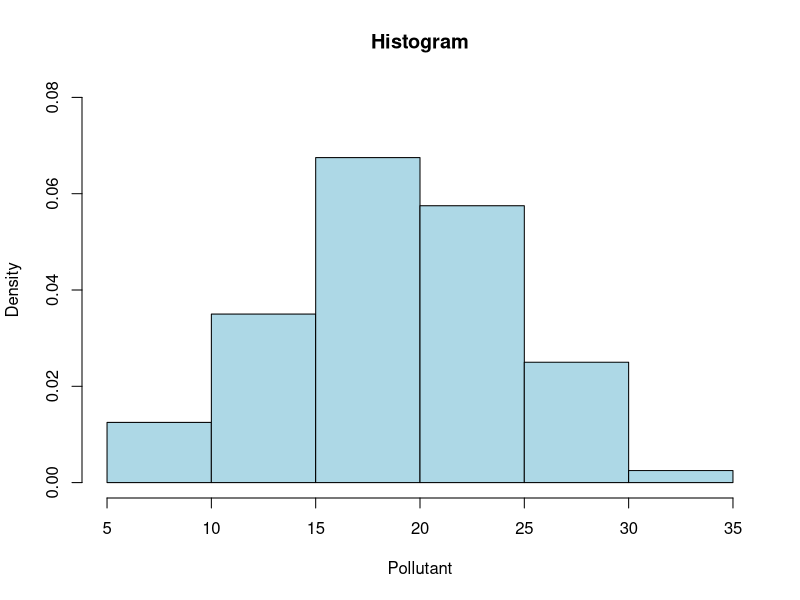

This chart was generated by the following R code: (Note: this script raises an error after producing the figure.)
#Method to calculate the mode of a series
getMode <- function(x) {
  uniques <- unique(x)
  uniques[which.max(tabulate(match(x, uniques)))]
}


data_set <- c(15.8,22.7,26.8,19.1,18.5,14.4,8.3,25.9,26.4,9.8,21.9,10.5,17.3,6.2,18.0,22.9,24.6,19.4,12.3,15.9,20.1,17.0,22.3,27.5,23.9,17.5,11.0,20.4,16.2,20.8,20.9,21.4,18.0,24.3,11.8,17.9,18.7,12.8,15.5,19.2,13.9,28.6,19.4,21.6,13.5,24.6,20.0,24.1,9.0,17.6,25.7,20.1,13.2,23.7,10.7,19.0,14.5,18.1,31.8,28.5,22.7,15.2,23.0,29.6,11.2,14.7,20.5,26.6,13.3,18.1,24.8,26.1,7.7,22.5,19.3,19.4,16.7,16.9,23.5,18.4)

# ===== Item n. 1 ===== #
m_data <- mean(data_set) # Mean of the data set
med_data <- median(data_set) # Median of the data set (also second quantile)
mod_data <- getMode(data_set) # Mode of the data set
var_data <- var(data_set) # Variance of the data set
std_data <- sd(data_set) # Standard Deviation
cv_data <- std_data/m_data # Coefficient of variation

# ===== Item n. 2 ===== #

# Create a histogram
hist(data_set, 
     main = "Histogram",
     xlab = "Pollutant",
     ylab = "Density",
     col = "lightblue",
     border = "black",
     freq = FALSE,  # Plot densities instead of frequencies
     ylim = c(0, 0.08))
lines(density(data), col = "red", lwd = 2)  # Add density curve

# Create a boxplot
boxplot(data_set,
        main = "Boxplot",
        ylab = "Pollutant",
        col = "lightgreen",
        outline = TRUE)
stripchart(data, method = "jitter", pch = 16, col = "blue", 
           vertical = TRUE, add = TRUE, cex = 0.7)  # Add data points


# ===== Item n. 3 ===== #
quanta <- quantile(data_set, probs = c(0.25, 0.50, 0.75), na.rm = TRUE) # Gets all quantiles 
Q1 <- quanta[1]
Q2 <- quanta[2]
Q3 <- quanta[3]
iqr <- Q3 - Q1

# ===== Item n. 4 ===== #
limit <- 25 # Threshold of pollutant emission
excess <- sum(data_set > limit) # Sum of days on which the limit was exceeded
total_days <- length(data_set) # Total number of days
prop <- excess/total_days # Ratio of days over the limit vs days below the limit
percent <- prop*100 




print("========== DATA ANALYSIS ==========")
sprintf("Mean: %s", m_data)
sprintf("Median: %s", med_data)
sprintf("Mode: %s", mod_data)
sprintf("Variance: %s", var_data)
sprintf("Standard Deviation: %s", std_data)
sprintf("Coefficient of variation: %s",cv_data)
sprintf("Q1: %s", Q1)
sprintf("Q2: %s", Q2)
sprintf("Q3: %s", Q3)
sprintf("IQR: %s", iqr)
sprintf("Percentage of days above the limit X days below the limit: %s ", percent)
print("==========//==========")
